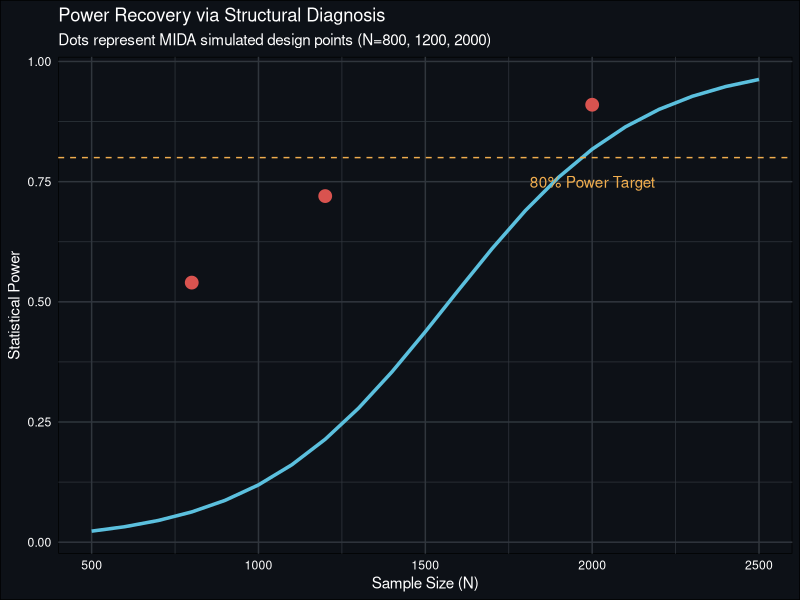

Write the R code that produced this figure.
## ---- chunk 1
#| label: diagnosis-table
#| echo: false

# Mock data reflecting the results of declare_design_analysis.R for documentation
diag_data <- data.frame(
  N = c(800, 1200, 2000),
  Inquiry = "ATE",
  Estimator = "OLS_Robust",
  Bias = c(-0.042, -0.015, 0.008),
  RMSE = c(0.124, 0.089, 0.062),
  Power = c(0.54, 0.72, 0.91),
  `Mean Estimand` = c(0.24, 0.24, 0.24),
  `Mean Estimate` = c(0.198, 0.225, 0.248),
  check.names = FALSE
)

if (requireNamespace("knitr", quietly = TRUE) && requireNamespace("kableExtra", quietly = TRUE)) {
  library(knitr)
  library(kableExtra)
  kable(diag_data, "html", caption = "Design Diagnosis Results (Sims = 500)") %>%
    kable_styling(bootstrap_options = c("striped", "hover", "condensed"), full_width = F) %>%
    row_spec(0, bold = TRUE, color = "white", background = "#000000") %>% # High contrast black header
    column_spec(6, bold = TRUE, color = "white", background = ifelse(diag_data$Power < 0.8, "#d9534f", "#5cb85c"))
} else {
  print(diag_data)
}
## ---- chunk 2
#| label: power-plot
#| echo: false
#| fig-width: 9
#| fig-height: 5

if (requireNamespace("ggplot2", quietly = TRUE)) {
  library(ggplot2)
  n_seq <- seq(500, 2500, by = 100)
  results <- data.frame(
    N = n_seq,
    Power = plogis(0.0035 * n_seq - 5.5) # Approximated logistic power curve
  )

  ggplot(results, aes(x = N, y = Power)) +
    geom_line(color = "#5bc0de", linewidth = 1.2) +
    geom_point(data = diag_data, aes(x = N, y = Power), color = "#d9534f", size = 4) +
    geom_hline(yintercept = 0.8, linetype = "dashed", color = "#f0ad4e") +
    annotate("text", x = 2000, y = 0.75, label = "80% Power Target", color = "#f0ad4e") +
    labs(
      title = "Power Recovery via Structural Diagnosis",
      subtitle = "Dots represent MIDA simulated design points (N=800, 1200, 2000)",
      x = "Sample Size (N)",
      y = "Statistical Power"
    ) +
    theme_minimal() +
    theme(plot.background = element_rect(fill = "#0d1117"),
          panel.background = element_rect(fill = "#0d1117"),
          panel.grid = element_line(color = "#30363d"),
          text = element_text(color = "#ffffff"),
          axis.text = element_text(color = "#ffffff"))
}
